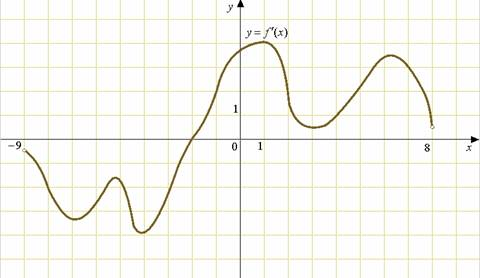
#> input picture tests/pipelines/calculus/fixtures/derivative_level_rasters/6409.jpg, 480 x 278 px
$ python -i polygon_svg_template.py   (imports and definitions only)
#> lines starting #> are read from the running program, lines starting #| are printed output that depends on the picture
"""Read and adapt SVG template grids and polygon layers."""

import re
from pathlib import Path

import cv2
import numpy as np


# [146 lines left out: functions _fmt_num, _parse_points, _poly_area_abs, _replace_points, _scale_line_coords, _replace_line_coords and 3 more, not called in this run]


def _infer_grid_from_gray(
    gray: np.ndarray, comp_bbox: tuple[float, float, float, float] | None = None
) -> tuple[list[float], list[float]]:
    h, w = gray.shape
    if h < 20 or w < 20:
        return [], []

    proc = cv2.GaussianBlur(gray, (3, 3), 0)
    edges = cv2.Canny(proc, 45, 140)

    if comp_bbox is not None:
        x0, y0, x1, y1 = comp_bbox
        x0 = max(0, int(x0) - 40)
        x1 = min(w, int(x1) + 41)
        y0 = max(0, int(y0) - 40)
        y1 = min(h, int(y1) + 41)
        roi = np.zeros_like(edges)
        roi[y0:y1, x0:x1] = 255
        edges = cv2.bitwise_and(edges, roi)

    min_len = max(24, int(min(w, h) * 0.12))
    lines = cv2.HoughLinesP(
        edges,
        rho=1,
        theta=np.pi / 180,
        threshold=max(20, min_len // 2),
        minLineLength=min_len,
        maxLineGap=8,
    )
    if lines is None:
        return [], []

    xs: list[float] = []
    ys: list[float] = []
    for l in lines.reshape(-1, 4):
        x1, y1, x2, y2 = map(float, l)
        dx = x2 - x1
        dy = y2 - y1
        ll = (dx * dx + dy * dy) ** 0.5
        if ll < float(min_len):
            continue
        angle = abs(np.degrees(np.arctan2(dy, dx)))
        if angle > 85.0 and angle < 95.0:
            xs.extend([x1, x2])
        elif angle < 5.0 or angle > 175.0:
            ys.extend([y1, y2])

    def _dedup(vals: list[float], eps: float = 3.0) -> list[float]:
        if not vals:
            return []
        vals = sorted({round(v, 3) for v in vals})
        out = [vals[0]]
        for v in vals[1:]:
            if abs(v - out[-1]) >= eps:
                out.append(v)
        return out

    return _dedup(xs), _dedup(ys)


# [132 lines left out: functions _select_template_polygons, _template_dimensions, _extract_template_layers, not called in this run]

>>> import cv2
>>> picture = cv2.imread('../../../tests/pipelines/calculus/fixtures/derivative_level_rasters/6409.jpg', cv2.IMREAD_GRAYSCALE)
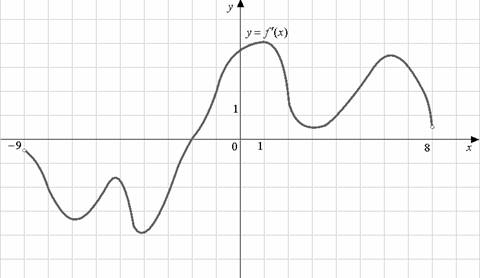
#> picture: shape (278, 480); min 0, max 255, mean 247.6
>>> result = _infer_grid_from_gray(picture)
#> in _infer_grid_from_gray, `edges = cv2.Canny(proc, 45, 140)`:
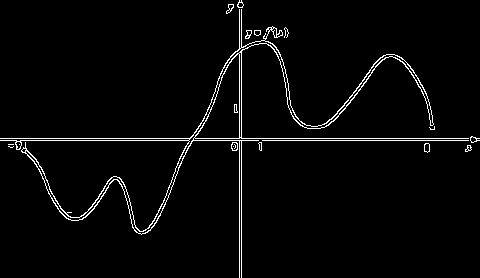
#> edges: shape (278, 480); 2.7% white in thin lines or dots
#> in _infer_grid_from_gray, `lines = cv2.HoughLinesP( edges, rho=1, theta=np.pi / 180, threshold=ma..`: lines = 26 rows, first 6: [0, 140, 479, 140], [0, 138, 479, 138], [239, 277, 239, 0], [241, 277, 241, 0], [182, 158, 200, 123], [154, 225, 170, 192]
#> the loop in _infer_grid_from_gray, `for l in lines.reshape(-1, 4):` made 26 passes
#> (x1, y1, x2, y2, dx, dy, ll, angle) on passes 1 to 12: (0, 140, 479, 140, 479, 0, 479, 0), (0, 138, 479, 138, 479, 0, 479, 0), (239, 277, 239, 0, 0, -277, 277, 90), (241, 277, 241, 0, 0, -277, 277, 90), (182, 158, 200, 123, 18, -35, 39.36, 62.78), (154, 225, 170, 192, 16, -33, 36.67, 64.13), (221, 71, 260, 31, 39, -40, 55.87, 45.73), (147, 232, 169, 187, 22, -45, 50.09, 63.95), (348, 100, 376, 61, 28, -39, 48.01, 54.32), (190, 145, 213, 96, 23, -49, 54.13, 64.86), (333, 121, 370, 75, 37, -46, 59.03, 51.19), (286, 74, 292, 116, 6, 42, 42.43, 81.87)
#> after the loop in _infer_grid_from_gray, `for l in lines.reshape(-1, 4):`: xs = [239, 239, 241, 241]; ys = [140, 140, 138, 138]
#> in _dedup, `vals = sorted({round(v, 3) for v in vals})`: vals = [239, 241]
#> in _dedup, `out = [vals[0]]`: out = [239]
#> the loop in _dedup, `for v in vals[1:]:` made 1 pass
#> v on pass 1: 241
#> the loop in _dedup (call 2), `for v in vals[1:]:` made 1 pass
#> v on pass 1: 140
#> result = ([239], [138])

$ run again, on tests/pipelines/calculus/fixtures/derivative_level_rasters/6419.jpg
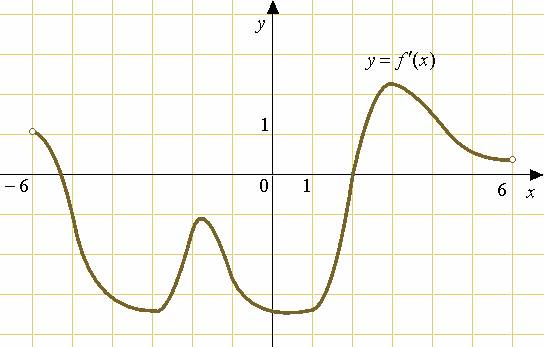
#> input picture tests/pipelines/calculus/fixtures/derivative_level_rasters/6419.jpg, 544 x 347 px
#> in _infer_grid_from_gray, `proc = cv2.GaussianBlur(gray, (3, 3), 0)`:
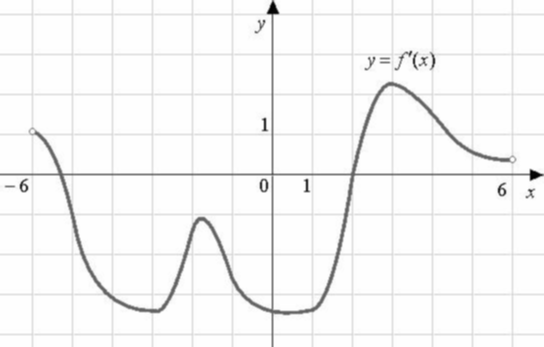
#> proc: shape (347, 544); min 2, max 255, mean 246.6
#> in _infer_grid_from_gray, `edges = cv2.Canny(proc, 45, 140)`:
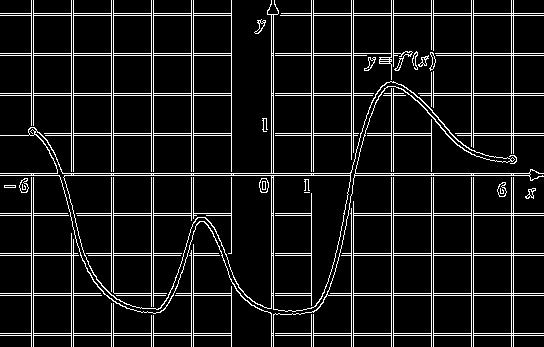
#> edges: shape (347, 544); 9.8% white in thin lines or dots
#> lines = 115 rows, first 6: [0, 293, 244, 293], [0, 95, 231, 95], [271, 93, 543, 93], [0, 175, 529, 175], [0, 173, 543, 173], [271, 133, 431, 133]
#> the loop in _infer_grid_from_gray, `for l in lines.reshape(-1, 4):` made 115 passes
#> (x1, y1, x2, y2, dx, dy, ll, angle) on passes 1 to 8: (0, 293, 244, 293, 244, 0, 244, 0), (0, 95, 231, 95, 231, 0, 231, 0), (271, 93, 543, 93, 272, 0, 272, 0), (0, 175, 529, 175, 529, 0, 529, 0), (0, 173, 543, 173, 543, 0, 543, 0), (271, 133, 431, 133, 160, 0, 160, 0), (0, 215, 196, 215, 196, 0, 196, 0), (271, 53, 417, 53, 146, 0, 146, 0)
#> the loop in _dedup, `for v in vals[1:]:` made 27 passes
#> v on passes 1 to 8: 33, 71, 73, 74, 111, 113, 151, 153
#> the loop in _dedup (call 2), `for v in vals[1:]:` made 24 passes
#> v on passes 1 to 8: 15, 16, 53, 55, 56, 60, 93, 95

$ run again, on tests/pipelines/calculus/fixtures/derivative_level_rasters/6433.jpg
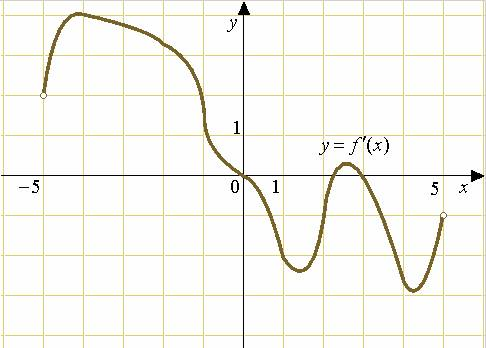
#> input picture tests/pipelines/calculus/fixtures/derivative_level_rasters/6433.jpg, 486 x 348 px
#> in _infer_grid_from_gray, `proc = cv2.GaussianBlur(gray, (3, 3), 0)`:
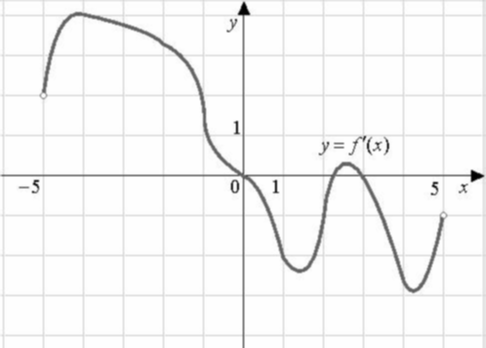
#> proc: shape (348, 486); min 1, max 255, mean 246.2
#> in _infer_grid_from_gray, `edges = cv2.Canny(proc, 45, 140)`:
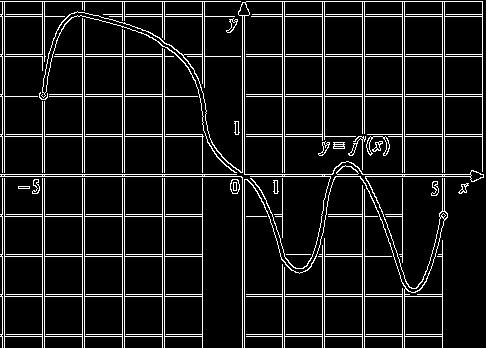
#> edges: shape (348, 486); 9.9% white in thin lines or dots
#> lines = 84 rows, first 6: [0, 176, 470, 176], [0, 334, 202, 334], [0, 336, 202, 336], [242, 296, 442, 296], [235, 134, 324, 134], [99, 16, 482, 16]
#> the loop in _infer_grid_from_gray, `for l in lines.reshape(-1, 4):` made 84 passes
#> (x1, y1, x2, y2, dx, dy, ll, angle) on passes 1 to 8: (0, 176, 470, 176, 470, 0, 470, 0), (0, 334, 202, 334, 202, 0, 202, 0), (0, 336, 202, 336, 202, 0, 202, 0), (242, 296, 442, 296, 200, 0, 200, 0), (235, 134, 324, 134, 89, 0, 89, 0), (99, 16, 482, 16, 383, 0, 383, 0), (164, 347, 164, 1, 0, -346, 346, 90), (0, 1, 482, 1, 482, 0, 482, 0)
#> after the loop in _infer_grid_from_gray, `for l in lines.reshape(-1, 4):`: xs = 68 values, max 482 at index 46, min 2 at index 38, mean 252.4; ys = 84 values, max 336 at index 4, min 1 at index 12, mean 177.5
#> vals = 27 values from 2 to 482
#> in _dedup, `out = [vals[0]]`: out = [2]
#> the loop in _dedup, `for v in vals[1:]:` made 26 passes
#> v on passes 1 to 8: 4, 42, 44, 82, 84, 122, 124, 162
#> after the loop in _dedup, `for v in vals[1:]:`: out = [2, 42, 82, 122, 162, 202, 242, 282, 322, 362, 402, 441, 444, 482]
#> the loop in _dedup (call 2), `for v in vals[1:]:` made 19 passes
#> v on passes 1 to 8: 14, 15, 16, 54, 56, 94, 96, 134
#> result = ([2, 42, 82, 122, 162, 202, 242, 282, 322, 362, 402, 441, 444, 482], [1, 14, 54, 94, 134, 174, 214, 254, 294, 334])

$ run again, on tests/pipelines/calculus/fixtures/derivative_level_rasters/8589.png
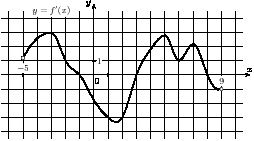
#> input picture tests/pipelines/calculus/fixtures/derivative_level_rasters/8589.png, 254 x 141 px
#> picture is the input picture: shape (141, 254); min 0, max 255, mean 219.3
#> in _infer_grid_from_gray, `proc = cv2.GaussianBlur(gray, (3, 3), 0)`:
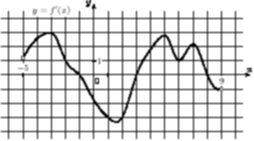
#> proc: shape (141, 254); min 0, max 255, mean 219.3
#> in _infer_grid_from_gray, `edges = cv2.Canny(proc, 45, 140)`:
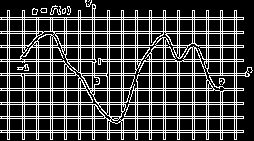
#> edges: shape (141, 254); 24.4% white in thin lines or dots
#> lines = 57 rows, first 6: [0, 90, 243, 90], [0, 61, 243, 61], [0, 104, 243, 104], [0, 132, 243, 132], [0, 116, 243, 116], [0, 118, 243, 118]
#> the loop in _infer_grid_from_gray, `for l in lines.reshape(-1, 4):` made 57 passes
#> (x1, y1, x2, y2, dx, dy, ll, angle) on passes 1 to 8: (0, 90, 243, 90, 243, 0, 243, 0), (0, 61, 243, 61, 243, 0, 243, 0), (0, 104, 243, 104, 243, 0, 243, 0), (0, 132, 243, 132, 243, 0, 243, 0), (0, 116, 243, 116, 243, 0, 243, 0), (0, 118, 243, 118, 243, 0, 243, 0), (0, 31, 243, 31, 243, 0, 243, 0), (0, 17, 243, 17, 243, 0, 243, 0)
#> after the loop in _infer_grid_from_gray, `for l in lines.reshape(-1, 4):`: xs = 72 values, max 236 at index 8, min 7 at index 2, mean 120.5; ys = 40 values, max 132 at index 6, min 17 at index 14, mean 71.62
#> vals = 35 values from 7 to 236
#> in _dedup, `out = [vals[0]]`: out = [7]
#> the loop in _dedup, `for v in vals[1:]:` made 34 passes
#> v on passes 1 to 8: 9, 22, 24, 36, 38, 50, 52, 64
#> after the loop in _dedup, `for v in vals[1:]:`: out = [7, 22, 36, 50, 64, 78, 92, 107, 121, 134, 137, 149, 163, 177, 192, 206, 220, 234]
#> the loop in _dedup (call 2), `for v in vals[1:]:` made 20 passes
#> v on passes 1 to 8: 19, 31, 33, 34, 45, 47, 58, 59
#> result = ([7, 22, 36, 50, 64, 78, 92, 107, 121, 134, 137, 149, 163, 177, 192, 206, 220, 234], [17, 31, 34, 45, 58, 61, 73, 88, 102, 116, 130])
